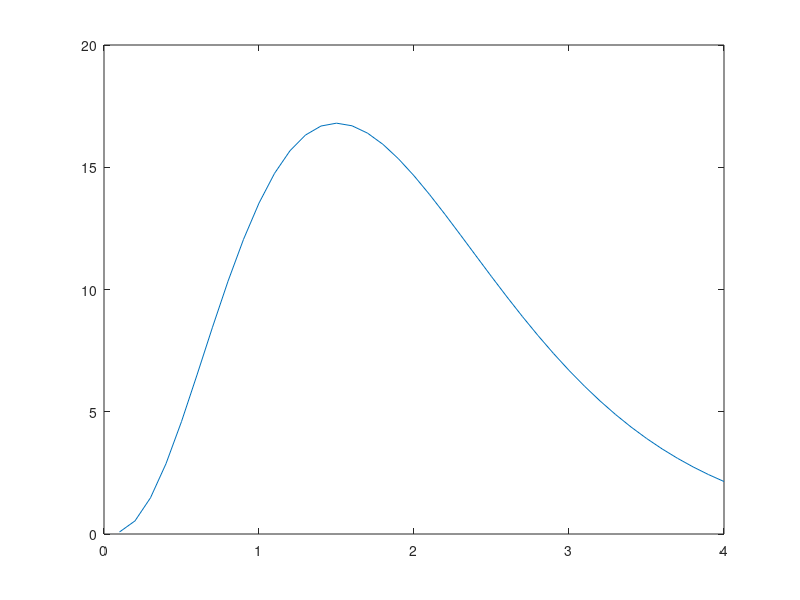

The MATLAB script that drew this image: (Note: this script raises an error after producing the figure.)
%% with the external force
a1=100;b1=3;c1=2;
T=0.1:0.1:4;
figure
R=a1*power(T,b1).*exp(-c1*T);
plot(T,a1*power(T,b1).*exp(-c1*T));

node_matrix=node_matrix_Small_World;
a=4;b=3; %parameters to out of degree function to evluate the influence of one node to other nodes
out_degree=sum(node_matrix');
f_Oj=a*out_degree./(1+b*out_degree);
Mij=0.5*node_matrix;
tij=timedelay(node_number);
recover_rate_start=1/4;
temp=f_Oj;
dt=0.1; %time interval
T=50;
beta=0.025; %weak damping parameter;
beta2=1/5;
alpha2=0.58;
x_initial=zeros(30,node_number); %without disturb
x_instant=[x_initial;0,0,0,0,0,0,0,0,0,0,0,-0.3];
w=0.35;
% x_instant=[x_initial;zeros(1,450) -0.3 zeros(1,549)];
re_rate=[];
for t=dt:dt:T
    x=[];
    [size_element,size_nobody]=size(x_instant);
    if ((10*dt<t) && (t<51*dt))
        R=a1*power(t-10*dt,b1).*exp(-c1*(t-10*dt));
        allocation_R=out_degree/sum(out_degree)*R;
    end
    temp_rate=[];
    for i=1:node_number
        sum_internal=0; %sum of internal influence;
        for j=1:node_number
            if (i~=j && node_matrix(j,i)~=0)
                internal=Mij(j,i)*x_instant(size_element-int8(tij(j,i)/dt),j)*exp(-beta*tij(j,i))/f_Oj(j);
                sum_internal=sum_internal+internal;
            end
        end
        alfa=2; %gain parameter
        theta=0; %threshold value
        y=sum_internal;%the input of sigmoidal function
        sig=sigmoidal(alfa,theta,y);
        if ((10*dt<t) && (t<51*dt))
           recover_rate=1/((1/recover_rate_start-beta2)*exp(-alpha2*allocation_R(i))+beta2);
        else
            recover_rate=recover_rate_start;
        end
        temp_rate=[temp_rate recover_rate];
        dx=dt*(-x_instant(size_element,i)*recover_rate+sig*w);
%         dx=dt*(-x_instant(size_element,i)/recover_rate+sig);
        x=[x,x_instant(size_element,i)+dx];
    end
    re_rate=[re_rate;temp_rate];
    x_instant=[x_instant;x];
end
figure;
for i=1:node_number
    plot(-30:T/dt,x_instant(:,i));
    hold on
end
xlabel('Time/day'); ylabel('Disturbance')
threshold=-0.2;
figure
NumberofPointsFail=sum((x_instant<threshold)');
plot(-30:T/dt,NumberofPointsFail)
xlabel('Time/day'); ylabel('Damaged Point')
figure;
for i=1:node_number
    plot(dt:T/dt,re_rate(:,i));
    hold on
end
xlabel('Time/day'); ylabel('Recovery Rate')
